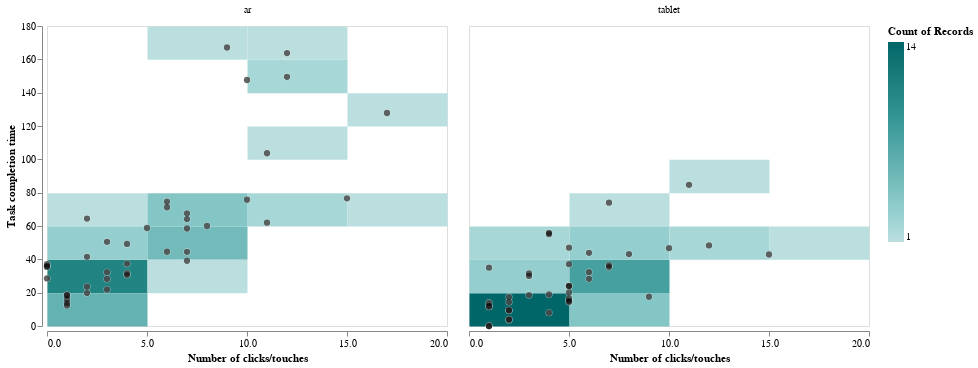

Notebook code for this chart:
### Code cell
circles = alt.Chart().mark_circle(opacity=.6).encode(
    y=alt.Y("TASK_COMPLETION_TIME", title="Task completion time"),
    x=alt.X("NUMBER_OF_CLICKS_TO_TO_COMPLETE_THE_TASK", title="Number of clicks/touches"),
)

(alt.Chart().mark_rect().encode(
    y=alt.Y("TASK_COMPLETION_TIME", bin=alt.BinParams(maxbins=10)),
    x=alt.X("NUMBER_OF_CLICKS_TO_TO_COMPLETE_THE_TASK",bin=alt.BinParams(maxbins=5)),
    color=alt.Color("count()", scale=alt.Scale(scheme="teals"))
) + circles.encode(
    fill=alt.value("white"), size=alt.value(50),
) + circles.encode(
    fill=alt.value("black"), size=alt.value(40),
)
).facet(
    column=alt.Column("environment", title=""),
    data=overview[overview["NUMBER_OF_CLICKS_TO_TO_COMPLETE_THE_TASK"] < 20]
)

### Figure 1 — Vega-Lite specification as saved in the notebook (floating-point values rounded to 4 significant figures)
{"config": {"view": {"continuousWidth": 400, "continuousHeight": 300}}, "data": {"name": "data-5276a26ed238172397eebce699b49b2f"}, "facet": {"column": {"field": "environment", "title": "", "type": "nominal"}}, "spec": {"layer": [{"mark": "rect", "encoding": {"color": {"aggregate": "count", "scale": {"scheme": "teals"}, "type": "quantitative"}, "x": {"bin": {"maxbins": 5}, "field": "NUMBER_OF_CLICKS_TO_TO_COMPLETE_THE_TASK", "type": "quantitative"}, "y": {"bin": {"maxbins": 10}, "field": "TASK_COMPLETION_TIME", "type": "quantitative"}}}, {"mark": {"type": "circle", "opacity": 0.6}, "encoding": {"fill": {"value": "white"}, "size": {"value": 50}, "x": {"field": "NUMBER_OF_CLICKS_TO_TO_COMPLETE_THE_TASK", "title": "Number of clicks/touches", "type": "quantitative"}, "y": {"field": "TASK_COMPLETION_TIME", "title": "Task completion time", "type": "quantitative"}}}, {"mark": {"type": "circle", "opacity": 0.6}, "encoding": {"fill": {"value": "black"}, "size": {"value": 40}, "x": {"field": "NUMBER_OF_CLICKS_TO_TO_COMPLETE_THE_TASK", "title": "Number of clicks/touches", "type": "quantitative"}, "y": {"field": "TASK_COMPLETION_TIME", "title": "Task completion time", "type": "quantitative"}}}]}, "$schema": "https://vega.github.io/schema/vega-lite/v4.17.0.json", "datasets": {"data-5276a26ed238172397eebce699b49b2f": [{"ID_PARTICIPANTE": 1, "TASK_NUMBER": 1, "TASK_COMPLETION_TIME": 64.43, "NUMBER_OF_CLICKS_TO_TO_COMPLETE_THE_TASK": 2, "environment": "ar"}, {"ID_PARTICIPANTE": 1, "TASK_NUMBER": 2, "TASK_COMPLETION_TIME": 32.29, "NUMBER_OF_CLICKS_TO_TO_COMPLETE_THE_TASK": 3, "environment": "ar"}, {"ID_PARTICIPANTE": 1, "TASK_NUMBER": 3, "TASK_COMPLETION_TIME": 19.74, "NUMBER_OF_CLICKS_TO_TO_COMPLETE_THE_TASK": 2, "environment": "ar"}, {"ID_PARTICIPANTE": 1, "TASK_NUMBER": 4, "TASK_COMPLETION_TIME": 147.6, "NUMBER_OF_CLICKS_TO_TO_COMPLETE_THE_TASK": 10, "environment": "ar"}, {"ID_PARTICIPANTE": 1, "TASK_NUMBER": 5, "TASK_COMPLETION_TIME": 103.7, "NUMBER_OF_CLICKS_TO_TO_COMPLETE_THE_TASK": 11, "environment": "ar"}, {"ID_PARTICIPANTE": 2, "TASK_NUMBER": 1, "TASK_COMPLETION_TIME": 41.52, "NUMBER_OF_CLICKS_TO_TO_COMPLETE_THE_TASK": 2, "environment": "ar"}, {"ID_PARTICIPANTE": 2, "TASK_NUMBER": 2, "TASK_COMPLETION_TIME": 58.81, "NUMBER_OF_CLICKS_TO_TO_COMPLETE_THE_TASK": 5, "environment": "ar"}, {"ID_PARTICIPANTE": 2, "TASK_NUMBER": 3, "TASK_COMPLETION_TIME": 18.62, "NUMBER_OF_CLICKS_TO_TO_COMPLETE_THE_TASK": 1, "environment": "ar"}, {"ID_PARTICIPANTE": 2, "TASK_NUMBER": 4, "TASK_COMPLETION_TIME": 75.74, "NUMBER_OF_CLICKS_TO_TO_COMPLETE_THE_TASK": 10, "environment": "ar"}, {"ID_PARTICIPANTE": 2, "TASK_NUMBER": 5, "TASK_COMPLETION_TIME": 64.13, "NUMBER_OF_CLICKS_TO_TO_COMPLETE_THE_TASK": 7, "environment": "ar"}, {"ID_PARTICIPANTE": 3, "TASK_NUMBER": 1, "TASK_COMPLETION_TIME": 28.53, "NUMBER_OF_CLICKS_TO_TO_COMPLETE_THE_TASK": 0, "environment": "ar"}, {"ID_PARTICIPANTE": 3, "TASK_NUMBER": 2, "TASK_COMPLETION_TIME": 28.18, "NUMBER_OF_CLICKS_TO_TO_COMPLETE_THE_TASK": 3, "environment": "ar"}, {"ID_PARTICIPANTE": 3, "TASK_NUMBER": 3, "TASK_COMPLETION_TIME": 15.92, "NUMBER_OF_CLICKS_TO_TO_COMPLETE_THE_TASK": 1, "environment": "ar"}, {"ID_PARTICIPANTE": 3, "TASK_NUMBER": 4, "TASK_COMPLETION_TIME": 127.8, "NUMBER_OF_CLICKS_TO_TO_COMPLETE_THE_TASK": 17, "environment": "ar"}, {"ID_PARTICIPANTE": 3, "TASK_NUMBER": 5, "TASK_COMPLETION_TIME": 67.6, "NUMBER_OF_CLICKS_TO_TO_COMPLETE_THE_TASK": 7, "environment": "ar"}, {"ID_PARTICIPANTE": 4, "TASK_NUMBER": 1, "TASK_COMPLETION_TIME": 39.14, "NUMBER_OF_CLICKS_TO_TO_COMPLETE_THE_TASK": 7, "environment": "ar"}, {"ID_PARTICIPANTE": 4, "TASK_NUMBER": 2, "TASK_COMPLETION_TIME": 30.57, "NUMBER_OF_CLICKS_TO_TO_COMPLETE_THE_TASK": 4, "environment": "ar"}, {"ID_PARTICIPANTE": 4, "TASK_NUMBER": 3, "TASK_COMPLETION_TIME": 12.32, "NUMBER_OF_CLICKS_TO_TO_COMPLETE_THE_TASK": 1, "environment": "ar"}, {"ID_PARTICIPANTE": 4, "TASK_NUMBER": 4, "TASK_COMPLETION_TIME": 44.54, "NUMBER_OF_CLICKS_TO_TO_COMPLETE_THE_TASK": 6, "environment": "ar"}, {"ID_PARTICIPANTE": 4, "TASK_NUMBER": 5, "TASK_COMPLETION_TIME": 44.49, "NUMBER_OF_CLICKS_TO_TO_COMPLETE_THE_TASK": 7, "environment": "ar"}, {"ID_PARTICIPANTE": 5, "TASK_NUMBER": 1, "TASK_COMPLETION_TIME": 35.95, "NUMBER_OF_CLICKS_TO_TO_COMPLETE_THE_TASK": 0, "environment": "ar"}, {"ID_PARTICIPANTE": 5, "TASK_NUMBER": 2, "TASK_COMPLETION_TIME": 50.48, "NUMBER_OF_CLICKS_TO_TO_COMPLETE_THE_TASK": 3, "environment": "ar"}, {"ID_PARTICIPANTE": 5, "TASK_NUMBER": 3, "TASK_COMPLETION_TIME": 21.92, "NUMBER_OF_CLICKS_TO_TO_COMPLETE_THE_TASK": 3, "environment": "ar"}, {"ID_PARTICIPANTE": 5, "TASK_NUMBER": 4, "TASK_COMPLETION_TIME": 149.5, "NUMBER_OF_CLICKS_TO_TO_COMPLETE_THE_TASK": 12, "environment": "ar"}, {"ID_PARTICIPANTE": 5, "TASK_NUMBER": 5, "TASK_COMPLETION_TIME": 163.7, "NUMBER_OF_CLICKS_TO_TO_COMPLETE_THE_TASK": 12, "environment": "ar"}, {"ID_PARTICIPANTE": 6, "TASK_NUMBER": 1, "TASK_COMPLETION_TIME": 35.42, "NUMBER_OF_CLICKS_TO_TO_COMPLETE_THE_TASK": 0, "environment": "ar"}, {"ID_PARTICIPANTE": 6, "TASK_NUMBER": 2, "TASK_COMPLETION_TIME": 31.65, "NUMBER_OF_CLICKS_TO_TO_COMPLETE_THE_TASK": 4, "environment": "ar"}, {"ID_PARTICIPANTE": 6, "TASK_NUMBER": 3, "TASK_COMPLETION_TIME": 18.37, "NUMBER_OF_CLICKS_TO_TO_COMPLETE_THE_TASK": 1, "environment": "ar"}, {"ID_PARTICIPANTE": 6, "TASK_NUMBER": 4, "TASK_COMPLETION_TIME": 59.99, "NUMBER_OF_CLICKS_TO_TO_COMPLETE_THE_TASK": 8, "environment": "ar"}, {"ID_PARTICIPANTE": 6, "TASK_NUMBER": 5, "TASK_COMPLETION_TIME": 61.98, "NUMBER_OF_CLICKS_TO_TO_COMPLETE_THE_TASK": 11, "environment": "ar"}, {"ID_PARTICIPANTE": 7, "TASK_NUMBER": 1, "TASK_COMPLETION_TIME": 76.6, "NUMBER_OF_CLICKS_TO_TO_COMPLETE_THE_TASK": 15, "environment": "ar"}, {"ID_PARTICIPANTE": 7, "TASK_NUMBER": 2, "TASK_COMPLETION_TIME": 37.38, "NUMBER_OF_CLICKS_TO_TO_COMPLETE_THE_TASK": 4, "environment": "ar"}, {"ID_PARTICIPANTE": 7, "TASK_NUMBER": 3, "TASK_COMPLETION_TIME": 23.54, "NUMBER_OF_CLICKS_TO_TO_COMPLETE_THE_TASK": 2, "environment": "ar"}, {"ID_PARTICIPANTE": 7, "TASK_NUMBER": 4, "TASK_COMPLETION_TIME": 167.1, "NUMBER_OF_CLICKS_TO_TO_COMPLETE_THE_TASK": 9, "environment": "ar"}, {"ID_PARTICIPANTE": 7, "TASK_NUMBER": 5, "TASK_COMPLETION_TIME": 74.64, "NUMBER_OF_CLICKS_TO_TO_COMPLETE_THE_TASK": 6, "environment": "ar"}, {"ID_PARTICIPANTE": 8, "TASK_NUMBER": 1, "TASK_COMPLETION_TIME": 37.17, "NUMBER_OF_CLICKS_TO_TO_COMPLETE_THE_TASK": 0, "environment": "ar"}, {"ID_PARTICIPANTE": 8, "TASK_NUMBER": 2, "TASK_COMPLETION_TIME": 49.25, "NUMBER_OF_CLICKS_TO_TO_COMPLETE_THE_TASK": 4, "environment": "ar"}, {"ID_PARTICIPANTE": 8, "TASK_NUMBER": 3, "TASK_COMPLETION_TIME": 13.68, "NUMBER_OF_CLICKS_TO_TO_COMPLETE_THE_TASK": 1, "environment": "ar"}, {"ID_PARTICIPANTE": 8, "TASK_NUMBER": 4, "TASK_COMPLETION_TIME": 71.27, "NUMBER_OF_CLICKS_TO_TO_COMPLETE_THE_TASK": 6, "environment": "ar"}, {"ID_PARTICIPANTE": 8, "TASK_NUMBER": 5, "TASK_COMPLETION_TIME": 58.5, "NUMBER_OF_CLICKS_TO_TO_COMPLETE_THE_TASK": 7, "environment": "ar"}, {"ID_PARTICIPANTE": 1, "TASK_NUMBER": 2, "TASK_COMPLETION_TIME": 7.943, "NUMBER_OF_CLICKS_TO_TO_COMPLETE_THE_TASK": 4, "environment": "tablet"}, {"ID_PARTICIPANTE": 2, "TASK_NUMBER": 2, "TASK_COMPLETION_TIME": 42.89, "NUMBER_OF_CLICKS_TO_TO_COMPLETE_THE_TASK": 15, "environment": "tablet"}, {"ID_PARTICIPANTE": 3, "TASK_NUMBER": 2, "TASK_COMPLETION_TIME": 18.88, "NUMBER_OF_CLICKS_TO_TO_COMPLETE_THE_TASK": 4, "environment": "tablet"}, {"ID_PARTICIPANTE": 4, "TASK_NUMBER": 2, "TASK_COMPLETION_TIME": 55.88, "NUMBER_OF_CLICKS_TO_TO_COMPLETE_THE_TASK": 4, "environment": "tablet"}, {"ID_PARTICIPANTE": 5, "TASK_NUMBER": 2, "TASK_COMPLETION_TIME": 30.06, "NUMBER_OF_CLICKS_TO_TO_COMPLETE_THE_TASK": 3, "environment": "tablet"}, {"ID_PARTICIPANTE": 6, "TASK_NUMBER": 2, "TASK_COMPLETION_TIME": 55.08, "NUMBER_OF_CLICKS_TO_TO_COMPLETE_THE_TASK": 4, "environment": "tablet"}, {"ID_PARTICIPANTE": 7, "TASK_NUMBER": 2, "TASK_COMPLETION_TIME": 18.54, "NUMBER_OF_CLICKS_TO_TO_COMPLETE_THE_TASK": 3, "environment": "tablet"}, {"ID_PARTICIPANTE": 8, "TASK_NUMBER": 2, "TASK_COMPLETION_TIME": 14.37, "NUMBER_OF_CLICKS_TO_TO_COMPLETE_THE_TASK": 5, "environment": "tablet"}, {"ID_PARTICIPANTE": 1, "TASK_NUMBER": 3, "TASK_COMPLETION_TIME": 9.44, "NUMBER_OF_CLICKS_TO_TO_COMPLETE_THE_TASK": 2, "environment": "tablet"}, {"ID_PARTICIPANTE": 2, "TASK_NUMBER": 3, "TASK_COMPLETION_TIME": 9.335, "NUMBER_OF_CLICKS_TO_TO_COMPLETE_THE_TASK": 2, "environment": "tablet"}, {"ID_PARTICIPANTE": 3, "TASK_NUMBER": 3, "TASK_COMPLETION_TIME": 35.02, "NUMBER_OF_CLICKS_TO_TO_COMPLETE_THE_TASK": 1, "environment": "tablet"}, {"ID_PARTICIPANTE": 4, "TASK_NUMBER": 3, "TASK_COMPLETION_TIME": 12.06, "NUMBER_OF_CLICKS_TO_TO_COMPLETE_THE_TASK": 1, "environment": "tablet"}, {"ID_PARTICIPANTE": 5, "TASK_NUMBER": 3, "TASK_COMPLETION_TIME": 36.48, "NUMBER_OF_CLICKS_TO_TO_COMPLETE_THE_TASK": 7, "environment": "tablet"}, {"ID_PARTICIPANTE": 6, "TASK_NUMBER": 3, "TASK_COMPLETION_TIME": 14.37, "NUMBER_OF_CLICKS_TO_TO_COMPLETE_THE_TASK": 2, "environment": "tablet"}, {"ID_PARTICIPANTE": 7, "TASK_NUMBER": 3, "TASK_COMPLETION_TIME": 11.54, "NUMBER_OF_CLICKS_TO_TO_COMPLETE_THE_TASK": 1, "environment": "tablet"}, {"ID_PARTICIPANTE": 8, "TASK_NUMBER": 3, "TASK_COMPLETION_TIME": 13.89, "NUMBER_OF_CLICKS_TO_TO_COMPLETE_THE_TASK": 1, "environment": "tablet"}, {"ID_PARTICIPANTE": 1, "TASK_NUMBER": 4, "TASK_COMPLETION_TIME": 16.51, "NUMBER_OF_CLICKS_TO_TO_COMPLETE_THE_TASK": 5, "environment": "tablet"}, {"ID_PARTICIPANTE": 2, "TASK_NUMBER": 4, "TASK_COMPLETION_TIME": 35.37, "NUMBER_OF_CLICKS_TO_TO_COMPLETE_THE_TASK": 7, "environment": "tablet"}, {"ID_PARTICIPANTE": 3, "TASK_NUMBER": 4, "TASK_COMPLETION_TIME": 23.89, "NUMBER_OF_CLICKS_TO_TO_COMPLETE_THE_TASK": 5, "environment": "tablet"}, {"ID_PARTICIPANTE": 4, "TASK_NUMBER": 4, "TASK_COMPLETION_TIME": 73.97, "NUMBER_OF_CLICKS_TO_TO_COMPLETE_THE_TASK": 7, "environment": "tablet"}, {"ID_PARTICIPANTE": 5, "TASK_NUMBER": 4, "TASK_COMPLETION_TIME": 43.14, "NUMBER_OF_CLICKS_TO_TO_COMPLETE_THE_TASK": 8, "environment": "tablet"}, {"ID_PARTICIPANTE": 6, "TASK_NUMBER": 4, "TASK_COMPLETION_TIME": 84.72, "NUMBER_OF_CLICKS_TO_TO_COMPLETE_THE_TASK": 11, "environment": "tablet"}, {"ID_PARTICIPANTE": 7, "TASK_NUMBER": 4, "TASK_COMPLETION_TIME": 46.68, "NUMBER_OF_CLICKS_TO_TO_COMPLETE_THE_TASK": 10, "environment": "tablet"}, {"ID_PARTICIPANTE": 8, "TASK_NUMBER": 4, "TASK_COMPLETION_TIME": 28.3, "NUMBER_OF_CLICKS_TO_TO_COMPLETE_THE_TASK": 6, "environment": "tablet"}, {"ID_PARTICIPANTE": 1, "TASK_NUMBER": 5, "TASK_COMPLETION_TIME": 15.08, "NUMBER_OF_CLICKS_TO_TO_COMPLETE_THE_TASK": 5, "environment": "tablet"}, {"ID_PARTICIPANTE": 2, "TASK_NUMBER": 5, "TASK_COMPLETION_TIME": 47.0, "NUMBER_OF_CLICKS_TO_TO_COMPLETE_THE_TASK": 5, "environment": "tablet"}, {"ID_PARTICIPANTE": 3, "TASK_NUMBER": 5, "TASK_COMPLETION_TIME": 20.09, "NUMBER_OF_CLICKS_TO_TO_COMPLETE_THE_TASK": 5, "environment": "tablet"}, {"ID_PARTICIPANTE": 4, "TASK_NUMBER": 5, "TASK_COMPLETION_TIME": 43.88, "NUMBER_OF_CLICKS_TO_TO_COMPLETE_THE_TASK": 6, "environment": "tablet"}, {"ID_PARTICIPANTE": 5, "TASK_NUMBER": 5, "TASK_COMPLETION_TIME": 48.37, "NUMBER_OF_CLICKS_TO_TO_COMPLETE_THE_TASK": 12, "environment": "tablet"}, {"ID_PARTICIPANTE": 6, "TASK_NUMBER": 5, "TASK_COMPLETION_TIME": 24.11, "NUMBER_OF_CLICKS_TO_TO_COMPLETE_THE_TASK": 5, "environment": "tablet"}, {"ID_PARTICIPANTE": 7, "TASK_NUMBER": 5, "TASK_COMPLETION_TIME": 37.1, "NUMBER_OF_CLICKS_TO_TO_COMPLETE_THE_TASK": 5, "environment": "tablet"}, {"ID_PARTICIPANTE": 8, "TASK_NUMBER": 5, "TASK_COMPLETION_TIME": 32.32, "NUMBER_OF_CLICKS_TO_TO_COMPLETE_THE_TASK": 6, "environment": "tablet"}, {"ID_PARTICIPANTE": 1, "TASK_NUMBER": 1, "TASK_COMPLETION_TIME": 3.599, "NUMBER_OF_CLICKS_TO_TO_COMPLETE_THE_TASK": 2, "environment": "tablet"}, {"ID_PARTICIPANTE": 2, "TASK_NUMBER": 1, "TASK_COMPLETION_TIME": 0.0, "NUMBER_OF_CLICKS_TO_TO_COMPLETE_THE_TASK": 1, "environment": "tablet"}, {"ID_PARTICIPANTE": 3, "TASK_NUMBER": 1, "TASK_COMPLETION_TIME": 0.0, "NUMBER_OF_CLICKS_TO_TO_COMPLETE_THE_TASK": 1, "environment": "tablet"}, {"ID_PARTICIPANTE": 4, "TASK_NUMBER": 1, "TASK_COMPLETION_TIME": 31.5, "NUMBER_OF_CLICKS_TO_TO_COMPLETE_THE_TASK": 3, "environment": "tablet"}, {"ID_PARTICIPANTE": 6, "TASK_NUMBER": 1, "TASK_COMPLETION_TIME": 17.35, "NUMBER_OF_CLICKS_TO_TO_COMPLETE_THE_TASK": 2, "environment": "tablet"}, {"ID_PARTICIPANTE": 7, "TASK_NUMBER": 1, "TASK_COMPLETION_TIME": 17.55, "NUMBER_OF_CLICKS_TO_TO_COMPLETE_THE_TASK": 9, "environment": "tablet"}, {"ID_PARTICIPANTE": 8, "TASK_NUMBER": 1, "TASK_COMPLETION_TIME": 4.101, "NUMBER_OF_CLICKS_TO_TO_COMPLETE_THE_TASK": 2, "environment": "tablet"}]}}
